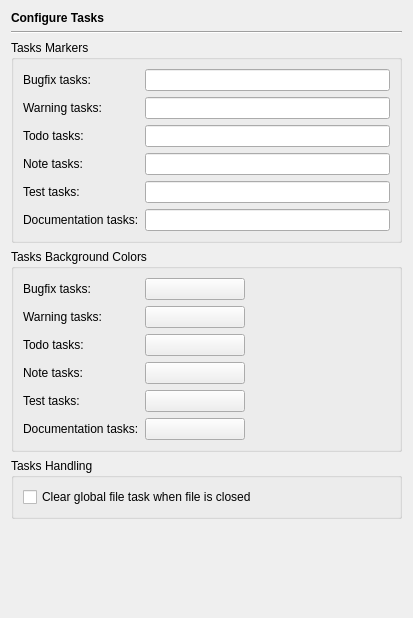
<?xml version="1.0" encoding="UTF-8"?>
<ui version="4.0">
 <class>TasksPage</class>
 <widget class="QWidget" name="TasksPage">
  <property name="geometry">
   <rect>
    <x>0</x>
    <y>0</y>
    <width>413</width>
    <height>618</height>
   </rect>
  </property>
  <layout class="QVBoxLayout" name="verticalLayout">
   <item>
    <widget class="QLabel" name="headerLabel">
     <property name="text">
      <string>&lt;b&gt;Configure Tasks&lt;/b&gt;</string>
     </property>
    </widget>
   </item>
   <item>
    <widget class="Line" name="line11_2_2_2">
     <property name="frameShape">
      <enum>QFrame::HLine</enum>
     </property>
     <property name="frameShadow">
      <enum>QFrame::Sunken</enum>
     </property>
     <property name="orientation">
      <enum>Qt::Horizontal</enum>
     </property>
    </widget>
   </item>
   <item>
    <widget class="QGroupBox" name="groupBox">
     <property name="title">
      <string>Tasks Markers</string>
     </property>
     <layout class="QGridLayout" name="gridLayout">
      <item row="0" column="0">
       <widget class="QLabel" name="textLabel5_3">
        <property name="text">
         <string>Bugfix tasks:</string>
        </property>
       </widget>
      </item>
      <item row="0" column="1">
       <widget class="QLineEdit" name="tasksMarkerFixmeEdit">
        <property name="toolTip">
         <string>Enter the tasks markers separated by a space character.</string>
        </property>
        <property name="text">
         <string/>
        </property>
       </widget>
      </item>
      <item row="1" column="0">
       <widget class="QLabel" name="textLabel4_4">
        <property name="text">
         <string>Warning tasks:</string>
        </property>
       </widget>
      </item>
      <item row="1" column="1">
       <widget class="QLineEdit" name="tasksMarkerWarningEdit">
        <property name="toolTip">
         <string>Enter the tasks markers separated by a space character.</string>
        </property>
       </widget>
      </item>
      <item row="2" column="0">
       <widget class="QLabel" name="textLabel4_3">
        <property name="text">
         <string>Todo tasks:</string>
        </property>
       </widget>
      </item>
      <item row="2" column="1">
       <widget class="QLineEdit" name="tasksMarkerTodoEdit">
        <property name="toolTip">
         <string>Enter the tasks markers separated by a space character.</string>
        </property>
       </widget>
      </item>
      <item row="3" column="0">
       <widget class="QLabel" name="textLabel4_5">
        <property name="text">
         <string>Note tasks:</string>
        </property>
       </widget>
      </item>
      <item row="3" column="1">
       <widget class="QLineEdit" name="tasksMarkerNoteEdit">
        <property name="toolTip">
         <string>Enter the tasks markers separated by a space character.</string>
        </property>
       </widget>
      </item>
      <item row="4" column="0">
       <widget class="QLabel" name="textLabel4_7">
        <property name="text">
         <string>Test tasks:</string>
        </property>
       </widget>
      </item>
      <item row="4" column="1">
       <widget class="QLineEdit" name="tasksMarkerTestEdit">
        <property name="toolTip">
         <string>Enter the tasks markers separated by a space character.</string>
        </property>
       </widget>
      </item>
      <item row="5" column="0">
       <widget class="QLabel" name="textLabel4_6">
        <property name="text">
         <string>Documentation tasks:</string>
        </property>
       </widget>
      </item>
      <item row="5" column="1">
       <widget class="QLineEdit" name="tasksMarkerDocuEdit">
        <property name="toolTip">
         <string>Enter the tasks markers separated by a space character.</string>
        </property>
       </widget>
      </item>
     </layout>
    </widget>
   </item>
   <item>
    <widget class="QGroupBox" name="groupBox_2">
     <property name="title">
      <string>Tasks Background Colors</string>
     </property>
     <layout class="QGridLayout" name="gridLayout_2">
      <item row="0" column="0">
       <widget class="QLabel" name="textLabel2_8">
        <property name="text">
         <string>Bugfix tasks:</string>
        </property>
       </widget>
      </item>
      <item row="0" column="1">
       <widget class="QPushButton" name="tasksFixmeColourButton">
        <property name="minimumSize">
         <size>
          <width>100</width>
          <height>0</height>
         </size>
        </property>
        <property name="toolTip">
         <string>Select the background color for these tasks.</string>
        </property>
        <property name="text">
         <string/>
        </property>
       </widget>
      </item>
      <item row="0" column="2">
       <spacer>
        <property name="orientation">
         <enum>Qt::Horizontal</enum>
        </property>
        <property name="sizeHint" stdset="0">
         <size>
          <width>40</width>
          <height>20</height>
         </size>
        </property>
       </spacer>
      </item>
      <item row="1" column="0">
       <widget class="QLabel" name="textLabel6_3">
        <property name="text">
         <string>Warning tasks:</string>
        </property>
       </widget>
      </item>
      <item row="1" column="1">
       <widget class="QPushButton" name="tasksWarningColourButton">
        <property name="minimumSize">
         <size>
          <width>100</width>
          <height>0</height>
         </size>
        </property>
        <property name="toolTip">
         <string>Select the background color for these tasks.</string>
        </property>
        <property name="text">
         <string/>
        </property>
       </widget>
      </item>
      <item row="2" column="0">
       <widget class="QLabel" name="textLabel1_3">
        <property name="text">
         <string>Todo tasks:</string>
        </property>
       </widget>
      </item>
      <item row="2" column="1">
       <widget class="QPushButton" name="tasksTodoColourButton">
        <property name="minimumSize">
         <size>
          <width>100</width>
          <height>0</height>
         </size>
        </property>
        <property name="toolTip">
         <string>Select the background color for these tasks.</string>
        </property>
        <property name="text">
         <string/>
        </property>
       </widget>
      </item>
      <item row="3" column="0">
       <widget class="QLabel" name="textLabel3_4">
        <property name="text">
         <string>Note tasks:</string>
        </property>
       </widget>
      </item>
      <item row="3" column="1">
       <widget class="QPushButton" name="tasksNoteColourButton">
        <property name="minimumSize">
         <size>
          <width>100</width>
          <height>0</height>
         </size>
        </property>
        <property name="toolTip">
         <string>Select the background color for these tasks.</string>
        </property>
        <property name="text">
         <string/>
        </property>
       </widget>
      </item>
      <item row="4" column="0">
       <widget class="QLabel" name="textLabel1_4">
        <property name="text">
         <string>Test tasks:</string>
        </property>
       </widget>
      </item>
      <item row="4" column="1">
       <widget class="QPushButton" name="tasksTestColourButton">
        <property name="minimumSize">
         <size>
          <width>100</width>
          <height>0</height>
         </size>
        </property>
        <property name="toolTip">
         <string>Select the background color for these tasks.</string>
        </property>
        <property name="text">
         <string/>
        </property>
       </widget>
      </item>
      <item row="5" column="0">
       <widget class="QLabel" name="textLabel3_5">
        <property name="text">
         <string>Documentation tasks:</string>
        </property>
       </widget>
      </item>
      <item row="5" column="1">
       <widget class="QPushButton" name="tasksDocuColourButton">
        <property name="minimumSize">
         <size>
          <width>100</width>
          <height>0</height>
         </size>
        </property>
        <property name="toolTip">
         <string>Select the background color for these tasks.</string>
        </property>
        <property name="text">
         <string/>
        </property>
       </widget>
      </item>
     </layout>
    </widget>
   </item>
   <item>
    <widget class="QGroupBox" name="groupBox_3">
     <property name="title">
      <string>Tasks Handling</string>
     </property>
     <layout class="QHBoxLayout" name="horizontalLayout">
      <item>
       <widget class="QCheckBox" name="clearCheckBox">
        <property name="toolTip">
         <string>Select to clear global file tasks when the file is closed</string>
        </property>
        <property name="text">
         <string>Clear global file task when file is closed</string>
        </property>
       </widget>
      </item>
     </layout>
    </widget>
   </item>
   <item>
    <spacer>
     <property name="orientation">
      <enum>Qt::Vertical</enum>
     </property>
     <property name="sizeHint" stdset="0">
      <size>
       <width>20</width>
       <height>40</height>
      </size>
     </property>
    </spacer>
   </item>
  </layout>
 </widget>
 <tabstops>
  <tabstop>tasksMarkerFixmeEdit</tabstop>
  <tabstop>tasksMarkerWarningEdit</tabstop>
  <tabstop>tasksMarkerTodoEdit</tabstop>
  <tabstop>tasksMarkerNoteEdit</tabstop>
  <tabstop>tasksMarkerTestEdit</tabstop>
  <tabstop>tasksMarkerDocuEdit</tabstop>
  <tabstop>tasksFixmeColourButton</tabstop>
  <tabstop>tasksWarningColourButton</tabstop>
  <tabstop>tasksTodoColourButton</tabstop>
  <tabstop>tasksNoteColourButton</tabstop>
  <tabstop>tasksTestColourButton</tabstop>
  <tabstop>tasksDocuColourButton</tabstop>
  <tabstop>clearCheckBox</tabstop>
 </tabstops>
 <resources/>
 <connections/>
</ui>
